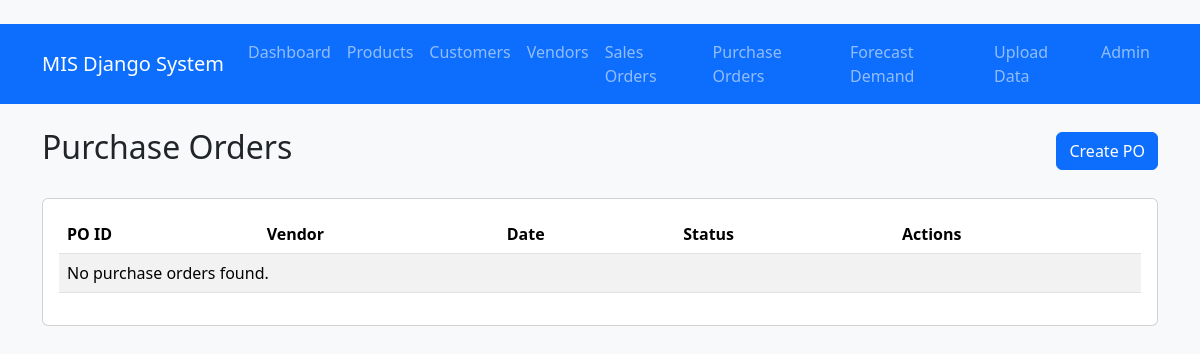
The app's page /purchase_orders/, older data.
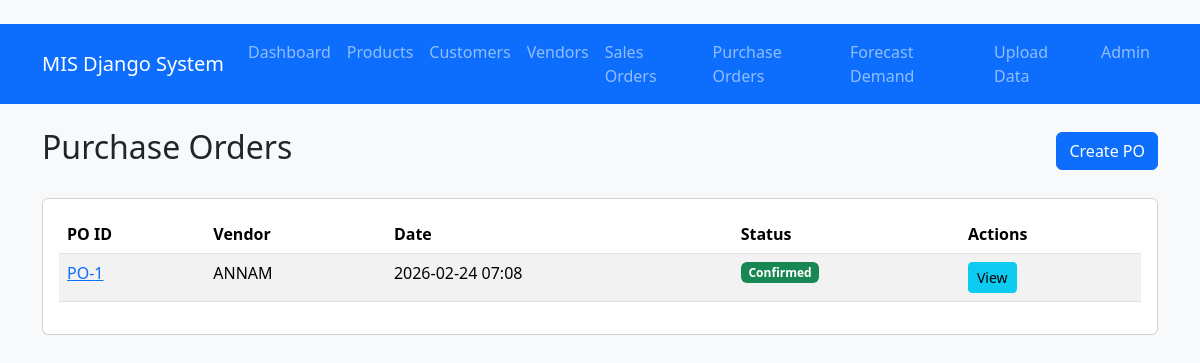
The same page, newer data.
### core/models.py (models this page shows, shortened)
class PurchaseOrder(models.Model):
    class Status(models.TextChoices):
        DRAFT = "draft", "Draft"
        CONFIRMED = "confirmed", "Confirmed"
    vendor = models.ForeignKey(Vendor, on_delete=models.PROTECT, related_name="purchase_orders")
    created_at = models.DateTimeField(auto_now_add=True)
    status = models.CharField(
        max_length=20,
        choices=Status.choices,
        default=Status.DRAFT
    )

class Vendor(models.Model):
    name = models.CharField(max_length=150)
    phone = models.CharField(max_length=30, blank=True)
    address = models.TextField(blank=True)

### core/views.py (the view)
# urls.py: path("purchase_orders/", views.purchase_order_list, name="purchase_order_list"),
def purchase_order_list(request):
    orders = PurchaseOrder.objects.select_related("vendor").order_by("-created_at")
    return render(request, "core/purchase_order_list.html", {"orders": orders})

### core/templates/core/purchase_order_list.html (shortened to what this page needs)
{% extends 'core/base.html' %}
{% block content %}
<div class="d-flex justify-content-between align-items-center mb-4">
  <h2>Purchase Orders</h2>
  <a href="{% url 'purchase_order_create' %}" class="btn btn-primary">Create PO</a>
</div>
<div class="card">
  <div class="card-body">
    <table class="table table-striped">
      <thead>
        <tr>
          <th>PO ID</th>
          <th>Vendor</th>
          <th>Date</th>
          <th>Status</th>
          <th>Actions</th>
        </tr>
      </thead>
      <tbody>
        {% for order in orders %}
        <tr>
          <td><a href="{% url 'purchase_order_detail' order.pk %}">PO-{{ order.id }}</a></td>
          <td>{{ order.vendor.name }}</td>
          <td>{{ order.created_at|date:"Y-m-d H:i" }}</td>
          <td>
            {% if order.status == 'draft' %}
              <span class="badge bg-warning text-dark">Draft</span>
            {% else %}
              <span class="badge bg-success">Confirmed</span>
            {% endif %}
          </td>
          <td>
            <a href="{% url 'purchase_order_detail' order.pk %}" class="btn btn-sm btn-info">View</a>
          </td>
        </tr>
        {% empty %}
        <tr><td colspan="5">No purchase orders found.</td></tr>
        {% endfor %}
      </tbody>
    </table>
  </div>
</div>
{% endblock %}

Row changes from the older to the newer data that the page shows:
added PurchaseOrder: id "1", vendor.name "ANNAM", created_at "2026-02-24 07:08", status "Confirmed"
Text that changed along with them:
text no longer shown: "No purchase orders found."
